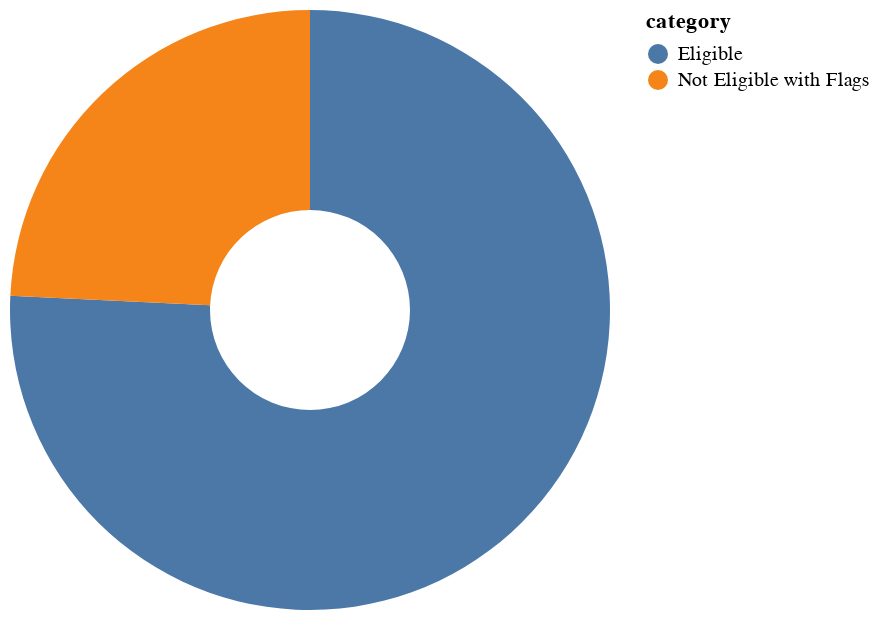

Notebook cell for this chart:
### Code cell
source = pd.DataFrame({
    "category": ['Eligible', 'Not Eligible with Flags'],
    "value": [75.75, 24.25]
})

alt.Chart(source).mark_arc(innerRadius=50).encode(
    theta="value",
    color="category:N",
)

### Figure 1 — Vega-Lite specification as saved in the notebook (floating-point values rounded to 4 significant figures)
{"config": {"view": {"continuousWidth": 300, "continuousHeight": 300}}, "data": {"name": "data-34fda8c8453eec9420fab1b346c8f275"}, "mark": {"type": "arc", "innerRadius": 50}, "encoding": {"color": {"field": "category", "type": "nominal"}, "theta": {"field": "value", "type": "quantitative"}}, "$schema": "https://vega.github.io/schema/vega-lite/v5.17.0.json", "datasets": {"data-34fda8c8453eec9420fab1b346c8f275": [{"category": "Eligible", "value": 75.75}, {"category": "Not Eligible with Flags", "value": 24.25}]}}
